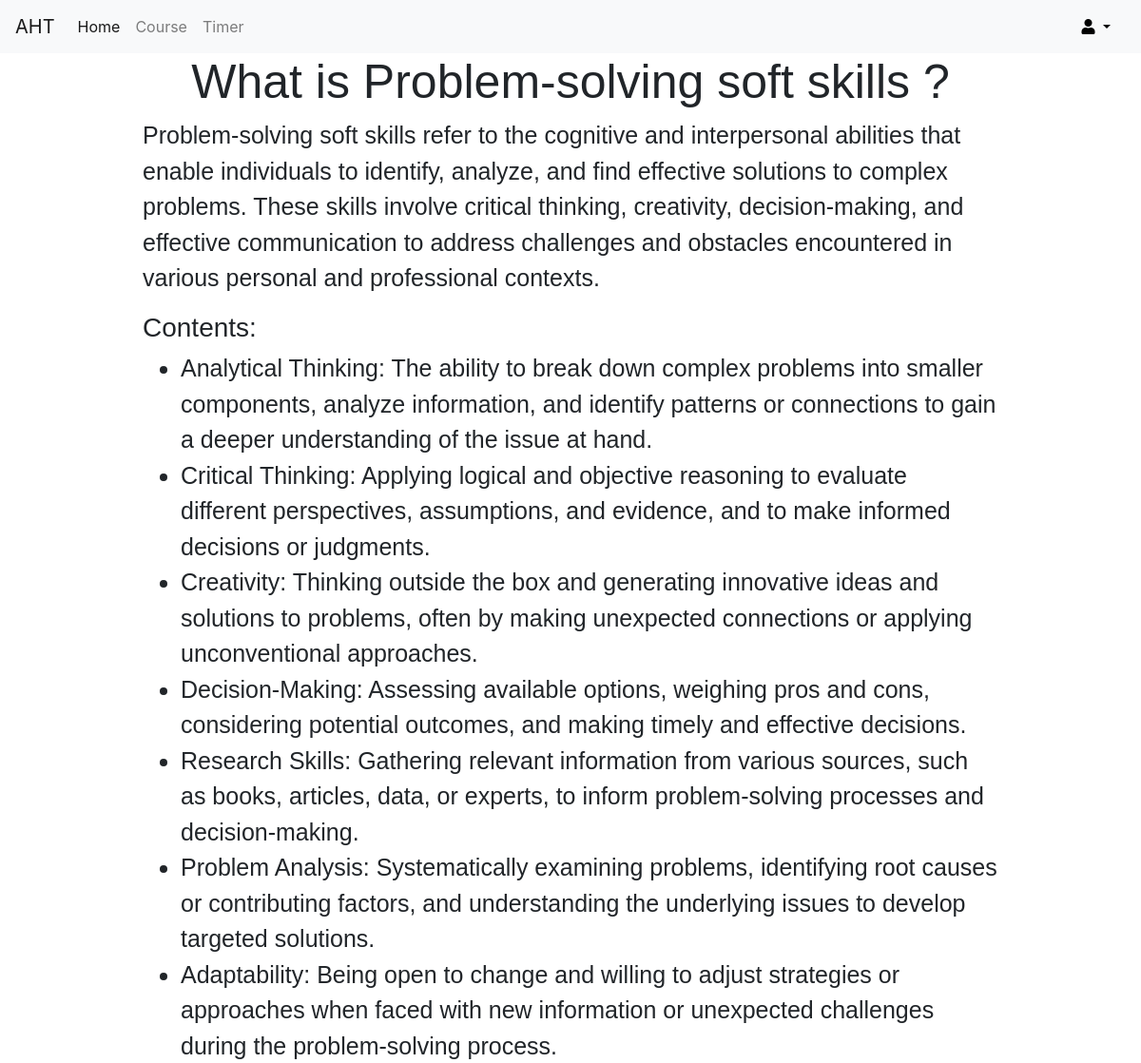
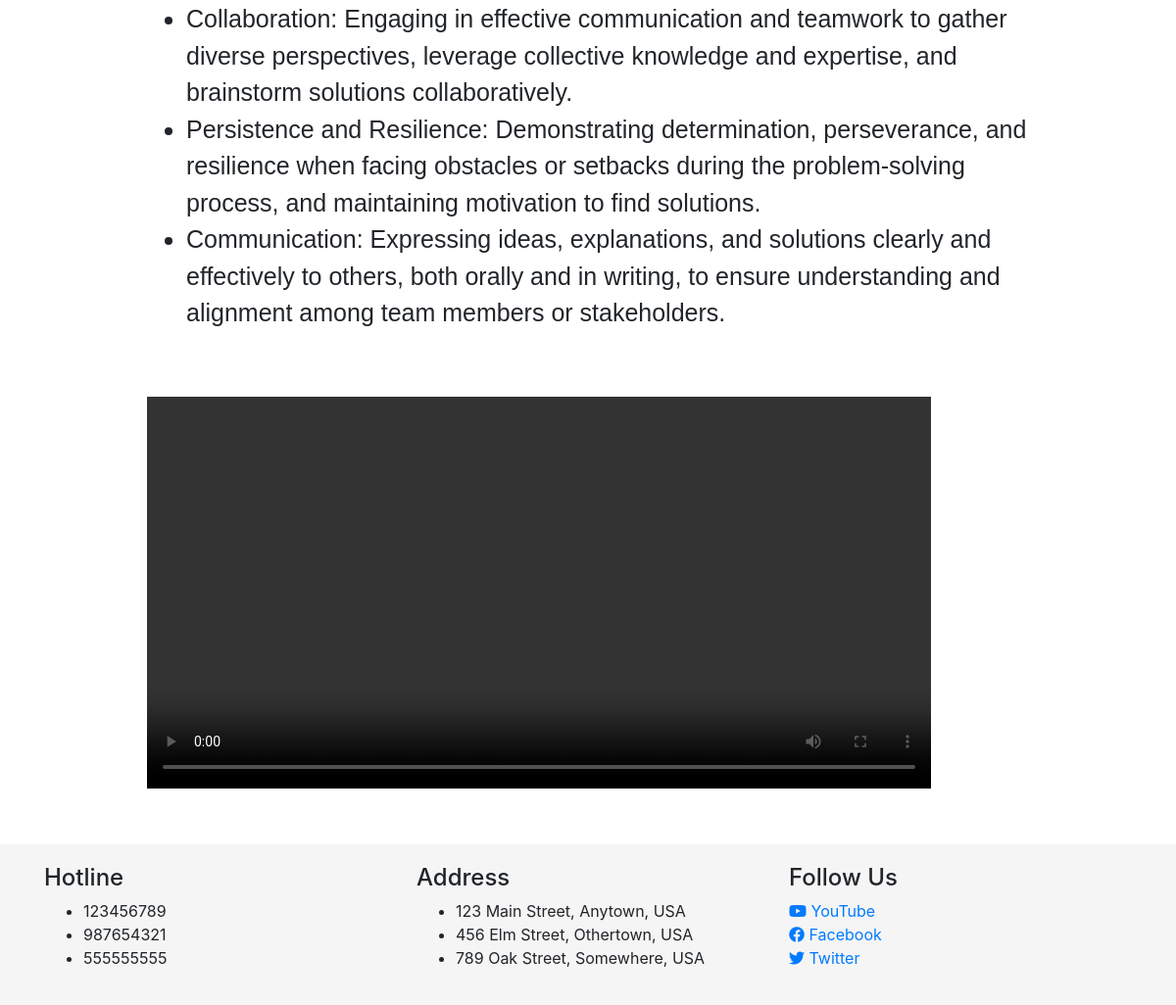
Page /course/57/ on the committed database (2 pictures, top to bottom).
### user/models.py (models this page shows, shortened)
class Course(models.Model):
    card_image = models.CharField(max_length=200, null=True)
    card_title = models.CharField(max_length=200, null=True)
    card_text = models.CharField(max_length=200, null=True)
    title = models.CharField(max_length=200)
    description = models.TextField(blank=True, null=True)
    contents = models.TextField(blank=True, null=True)
    videos = models.CharField(max_length=200, null=True)

### user/views.py (the view)
# urls.py: path('course/<int:course_id>/', views.detail, name='detail'),
def detail(request, course_id):
    courses = Course.objects.filter(id=course_id)
    context = {"courses": courses, "course_id":course_id}
    for course in courses:                                                             #cai nay khi dung sang trang khac thi copy nguyen si no vao
        contents = json.loads(course.contents)
        course.contents = contents
    return render(request,'detail.html', context)

### templates/detail.html (shortened to what this page needs)
{% load static %}
<!DOCTYPE html>
<html lang="en">
<head>
    <link rel="stylesheet" href="{% static 'css/detail.css' %}">
    <link rel="stylesheet" href="https://cdnjs.cloudflare.com/ajax/libs/font-awesome/5.15.3/css/all.min.css">
    <link rel="stylesheet" href="https://cdnjs.cloudflare.com/ajax/libs/font-awesome/5.15.3/css/all.min.css">
    <link rel="stylesheet" href="https://maxcdn.bootstrapcdn.com/bootstrap/4.5.2/css/bootstrap.min.css">
</head>
<body>
  <nav class="navbar navbar-expand-lg navbar-light bg-light">
		<a class="navbar-brand" href="{% url 'homepage' %}">AHT</a>
		<div class="collapse navbar-collapse" id="navbarNav">
			<ul class="navbar-nav">
				<li class="nav-item active">
					<a class="nav-link" href="{% url 'homepage' %}">Home</a>
				</li>
				<li class="nav-item">
					<a class="nav-link" href="{% url 'course' %}">Course</a>
				</li>
				<li class="nav-item">
					<a class="nav-link" href="{% url 'timer' %}" >Timer</a>
				</li>
			</ul>
		</div>
    <div>
          <a class="nav-link dropdown-toggle" href="#" id="navbarDropdown" role="button" data-toggle="dropdown" aria-haspopup="true" aria-expanded="false">
            <i class="fas fa-user"></i>
          </a>
    </div>
	</nav>
        <div class="detail-container">
        {% for course in courses %}
        {% if course_id %}
          <h2>{{ course.title }}</h2>
          <p>{{ course.description }}</p>
          {% if course.contents %}
              <h3>Contents:</h3>
              <ul>
                  {% for key, value in course.contents.items %}
                      <li>{{ value }}</li>
                  {% endfor %}
              </ul>
          {% endif %}
          <video class="video-contents" controls>
            <source src="{{course.videos}}">
          </video>
        {% endif %}
        {% endfor %}
        </div>
          <div class="footer">
            <div class="container">
              <div class="row">
                <div class="col-md-4">
                  <h4>Hotline</h4>
                  <ul>
                    <li>123456789</li>
                    <li>987654321</li>
                    <li>555555555</li>
                  </ul>
                </div>
                <div class="col-md-4">
                  <h4>Address</h4>
                  <ul>
                    <li>123 Main Street, Anytown, USA</li>
                    <li>456 Elm Street, Othertown, USA</li>
                    <li>789 Oak Street, Somewhere, USA</li>
                  </ul>
                </div>
                <div class="col-md-4">
                  <h4>Follow Us</h4>
                  <ul class="list-inline">
                    <li>
                      <a href="https://www.youtube.com/channel/UCGIIzeVV5SY7GU97GIYBgnQ">
                        <i class="fab fa-youtube"></i> YouTube
                      </a>
                    </li>
                    <li>
                      <a href="https://www.facebook.com/lmao098">
                        <i class="fab fa-facebook"></i> Facebook
                      </a>
                    </li>
                    <li>
                      <a href="https://twitter.com/Whoknow098">
                        <i class="fab fa-twitter"></i> Twitter
                      </a>
                    </li>
                  </ul>
                </div>
              </div>
            </div>
          </div>
  </body>
</html>

### static/css/detail.css (style rules this page uses)
.detail-container { width: 900px; font-family: 'Gill Sans', 'Gill Sans MT', Calibri, 'Trebuchet MS', sans-serif; margin: 0 auto; }
.detail-container h2 { font-size: 50px; text-align: center; }
.detail-container p { font-size: 25px; }
.detail-container li { font-size: 25px; }
.nav-link, .dropdown-item { color: black; text-decoration: none; }
.video-contents { margin-top: 50px; width: 800px; height: 400px; }
.footer { background-color: #f5f5f5; padding: 20px 0; bottom: 0; width: 100%; margin-top: 50px; }

### rows in the picture
Course: title "What is Problem-solving soft skills ?", description "Problem-solving soft skills refer to the cognitive and interpersonal abilities that enable individuals to identify, analyze, and find effective solutions to complex problems. These skills involve critical thinking, creativity, decision-making, and effective communication to address challenges and obstacles encountered in various personal and professional contexts.", contents "Analytical Thinking: The ability to break down complex problems into smaller components, analyze information, and identify patterns or connections to gain a deeper understanding of the issue at hand." "Critical Thinking: Applying logical and objective reasoning to evaluate different perspectives, assumptions, and evidence, and to make informed decisions or judgments." "Creativity: Thinking outside the box and generating innovative ideas and solutions to problems, often by making unexpected connections or applying unconventional approaches." "Decision-Making: Assessing available options, weighing pros and cons, considering potential outcomes, and making timely and effective decisions." "Research Skills: Gathering relevant information from various sources, such as books, articles, data, or experts, to inform problem-solving processes and decision-making." "Problem Analysis: Systematically examining problems, identifying root causes or contributing factors, and understanding the underlying issues to develop targeted solutions." "Adaptability: Being open to change and willing to adjust strategies or approaches when faced with new information or unexpected challenges during the problem-solving process." "Collaboration: Engaging in effective communication and teamwork to gather diverse perspectives, leverage collective knowledge and expertise, and brainstorm solutions collaboratively." "Persistence and Resilience: Demonstrating determination, perseverance, and resilience when facing obstacles or setbacks during the problem-solving process, and maintaining motivation to find solutions." "Communication: Expressing ideas, explanations, and solutions clearly and effectively to others, both orally and in writing, to ensure understanding and alignment among team members or stakeholders."
